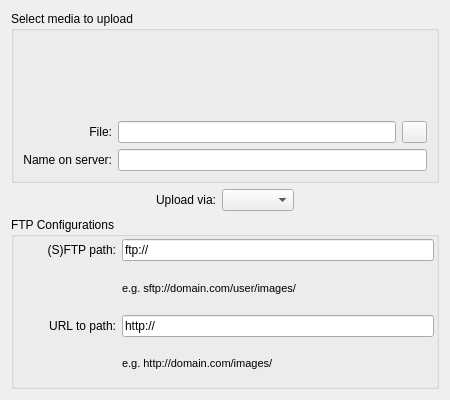
<?xml version="1.0" encoding="UTF-8"?>
<ui version="4.0">
 <class>UploadMediaBase</class>
 <widget class="QWidget" name="UploadMediaBase">
  <property name="geometry">
   <rect>
    <x>0</x>
    <y>0</y>
    <width>450</width>
    <height>400</height>
   </rect>
  </property>
  <layout class="QVBoxLayout" name="verticalLayout_2">
   <item>
    <widget class="QGroupBox" name="groupBox">
     <property name="title">
      <string>Select media to upload</string>
     </property>
     <layout class="QGridLayout" name="gridLayout_2">
      <item row="0" column="0" colspan="4">
       <widget class="KImageFilePreview" name="kcfg_previewer"/>
      </item>
      <item row="1" column="0" colspan="2">
       <widget class="QLabel" name="label_6">
        <property name="text">
         <string>File:</string>
        </property>
        <property name="alignment">
         <set>Qt::AlignRight|Qt::AlignTrailing|Qt::AlignVCenter</set>
        </property>
        <property name="buddy">
         <cstring>kcfg_urlLineEdit</cstring>
        </property>
       </widget>
      </item>
      <item row="2" column="0" colspan="2">
       <widget class="QLabel" name="label_7">
        <property name="text">
         <string>Name on server:</string>
        </property>
        <property name="alignment">
         <set>Qt::AlignRight|Qt::AlignTrailing|Qt::AlignVCenter</set>
        </property>
        <property name="buddy">
         <cstring>kcfg_Name</cstring>
        </property>
       </widget>
      </item>
      <item row="2" column="2" colspan="2">
       <widget class="KLineEdit" name="kcfg_Name"/>
      </item>
      <item row="1" column="3">
       <widget class="KPushButton" name="kcfg_urlBrowser">
        <property name="maximumSize">
         <size>
          <width>25</width>
          <height>16777215</height>
         </size>
        </property>
        <property name="toolTip">
         <string>Browse</string>
        </property>
       </widget>
      </item>
      <item row="1" column="2">
       <widget class="KLineEdit" name="kcfg_urlLineEdit"/>
      </item>
     </layout>
    </widget>
   </item>
   <item>
    <layout class="QHBoxLayout" name="horizontalLayout">
     <item>
      <spacer name="horizontalSpacer">
       <property name="orientation">
        <enum>Qt::Horizontal</enum>
       </property>
       <property name="sizeHint" stdset="0">
        <size>
         <width>40</width>
         <height>20</height>
        </size>
       </property>
      </spacer>
     </item>
     <item>
      <widget class="QLabel" name="label">
       <property name="text">
        <string>Upload via:</string>
       </property>
       <property name="alignment">
        <set>Qt::AlignRight|Qt::AlignTrailing|Qt::AlignVCenter</set>
       </property>
       <property name="buddy">
        <cstring>kcfg_uploadType</cstring>
       </property>
      </widget>
     </item>
     <item>
      <widget class="KComboBox" name="kcfg_uploadType"/>
     </item>
     <item>
      <spacer name="horizontalSpacer_2">
       <property name="orientation">
        <enum>Qt::Horizontal</enum>
       </property>
       <property name="sizeHint" stdset="0">
        <size>
         <width>40</width>
         <height>20</height>
        </size>
       </property>
      </spacer>
     </item>
    </layout>
   </item>
   <item>
    <widget class="QGroupBox" name="kcfg_ftpBox">
     <property name="title">
      <string>FTP Configurations</string>
     </property>
     <layout class="QGridLayout" name="gridLayout">
      <property name="margin">
       <number>2</number>
      </property>
      <item row="3" column="1" colspan="3">
       <widget class="KLineEdit" name="kcfg_httpUrl">
        <property name="toolTip">
         <string>This is going to be used for the direct link generation.</string>
        </property>
        <property name="text">
         <string>http://</string>
        </property>
       </widget>
      </item>
      <item row="3" column="0">
       <widget class="QLabel" name="label_4">
        <property name="text">
         <string>URL to path:</string>
        </property>
        <property name="alignment">
         <set>Qt::AlignRight|Qt::AlignTrailing|Qt::AlignVCenter</set>
        </property>
        <property name="buddy">
         <cstring>kcfg_httpUrl</cstring>
        </property>
       </widget>
      </item>
      <item row="0" column="1" colspan="3">
       <widget class="KLineEdit" name="kcfg_FtpPath">
        <property name="toolTip">
         <string>This is going to be used for the upload.</string>
        </property>
        <property name="text">
         <string>ftp://</string>
        </property>
       </widget>
      </item>
      <item row="0" column="0">
       <widget class="QLabel" name="label_2">
        <property name="text">
         <string>(S)FTP path:</string>
        </property>
        <property name="alignment">
         <set>Qt::AlignRight|Qt::AlignTrailing|Qt::AlignVCenter</set>
        </property>
        <property name="buddy">
         <cstring>kcfg_FtpPath</cstring>
        </property>
       </widget>
      </item>
      <item row="2" column="1" colspan="3">
       <widget class="QLabel" name="label_3">
        <property name="font">
         <font>
          <pointsize>8</pointsize>
         </font>
        </property>
        <property name="text">
         <string>e.g. sftp://domain.com/user/images/</string>
        </property>
       </widget>
      </item>
      <item row="4" column="1" colspan="3">
       <widget class="QLabel" name="label_5">
        <property name="font">
         <font>
          <pointsize>8</pointsize>
         </font>
        </property>
        <property name="text">
         <string>e.g. http://domain.com/images/</string>
        </property>
       </widget>
      </item>
     </layout>
    </widget>
   </item>
  </layout>
 </widget>
 <customwidgets>
  <customwidget>
   <class>KImageFilePreview</class>
   <extends>QWidget</extends>
   <header>kimagefilepreview.h</header>
  </customwidget>
  <customwidget>
   <class>KPushButton</class>
   <extends>QPushButton</extends>
   <header>kpushbutton.h</header>
  </customwidget>
  <customwidget>
   <class>KLineEdit</class>
   <extends>QLineEdit</extends>
   <header>klineedit.h</header>
  </customwidget>
  <customwidget>
   <class>KComboBox</class>
   <extends>QComboBox</extends>
   <header>kcombobox.h</header>
  </customwidget>
 </customwidgets>
 <tabstops>
  <tabstop>kcfg_urlLineEdit</tabstop>
  <tabstop>kcfg_urlBrowser</tabstop>
  <tabstop>kcfg_Name</tabstop>
  <tabstop>kcfg_uploadType</tabstop>
  <tabstop>kcfg_FtpPath</tabstop>
  <tabstop>kcfg_httpUrl</tabstop>
 </tabstops>
 <resources/>
 <connections/>
</ui>
